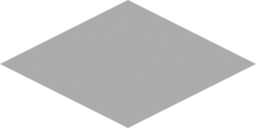
#> input picture assets/dimetric/camera/calibration_square.png, 256 x 128 px
$ python diamond_clip.py calibration_square.png out.png
#> lines starting #> are read from the running program, lines starting #| are printed output that depends on the picture
#!/usr/bin/env python3
"""diamond_clip.py — clip a ground render to the exact 2:1 diamond, AFTER colour has bled past it.

    python diamond_clip.py <in.png> <out.png> [--n N --m M] [--feather 1.0]

The camera script renders ground planes at 1.10× scale so packed-earth colour fills the frame
beyond the diamond. This step multiplies alpha by an analytic diamond (|x|/hw + |y|/hh <= 1),
anti-aliased by 4×4 supersampling, so edge pixels keep the render's colour (no black or white
fringe) and carry intermediate alpha (ANDON gate 8). It never resizes and never keys colour.
"""
from __future__ import annotations

import argparse

import numpy as np
from PIL import Image


def diamond_alpha(w: int, h: int, ss: int = 4, feather: float = 1.0) -> np.ndarray:
    hw, hh = w / 2.0, h / 2.0
    ys, xs = np.mgrid[0:h * ss, 0:w * ss]
    x = (xs + 0.5) / ss - hw
    y = (ys + 0.5) / ss - hh
    d = np.abs(x) / hw + np.abs(y) / hh      # 1.0 on the diamond edge
    # soft edge: full inside, linear falloff over `feather` px measured along x
    edge_px = feather / hw
    a = np.clip((1.0 - d) / edge_px + 1.0, 0.0, 1.0)
    a = a.reshape(h, ss, w, ss).mean(axis=(1, 3))
    return a


def main() -> int:
    ap = argparse.ArgumentParser()
    ap.add_argument("src")
    ap.add_argument("dst")
    ap.add_argument("--feather", type=float, default=1.0)
    args = ap.parse_args()
    im = Image.open(args.src).convert("RGBA")
#> im is the input picture: PIL image 256x128 RGBA; mean R, G, B, A 90, 90, 89.8, 127.5
    arr = np.asarray(im).astype(np.float32)
    w, h = im.size
#> w = 256; h = 128
    mask = diamond_alpha(w, h, feather=args.feather)
    arr[:, :, 3] = arr[:, :, 3] * mask
#> arr: shape (128, 256, 4) float32; mean R, G, B, A 90, 90, 89.8, 127
    out = Image.fromarray(np.clip(arr + 0.5, 0, 255).astype(np.uint8), "RGBA")
    out.save(args.dst, optimize=True)
    a = np.asarray(out)[:, :, 3]
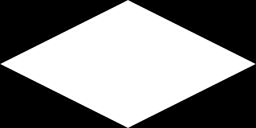
#> a: shape (128, 256); min 0, max 255, mean 127
    print(f"clipped {args.src} -> {args.dst}  {w}x{h}  opaque={float((a > 8).mean()):.3f}  "
          f"mid_alpha={int(((a > 0) & (a < 255)).sum())}")
#| clipped calibration_square.png -> out.png  256x128  opaque=0.508  mid_alpha=1016
    return 0


if __name__ == "__main__":
    raise SystemExit(main())
#> (the program exits here)
